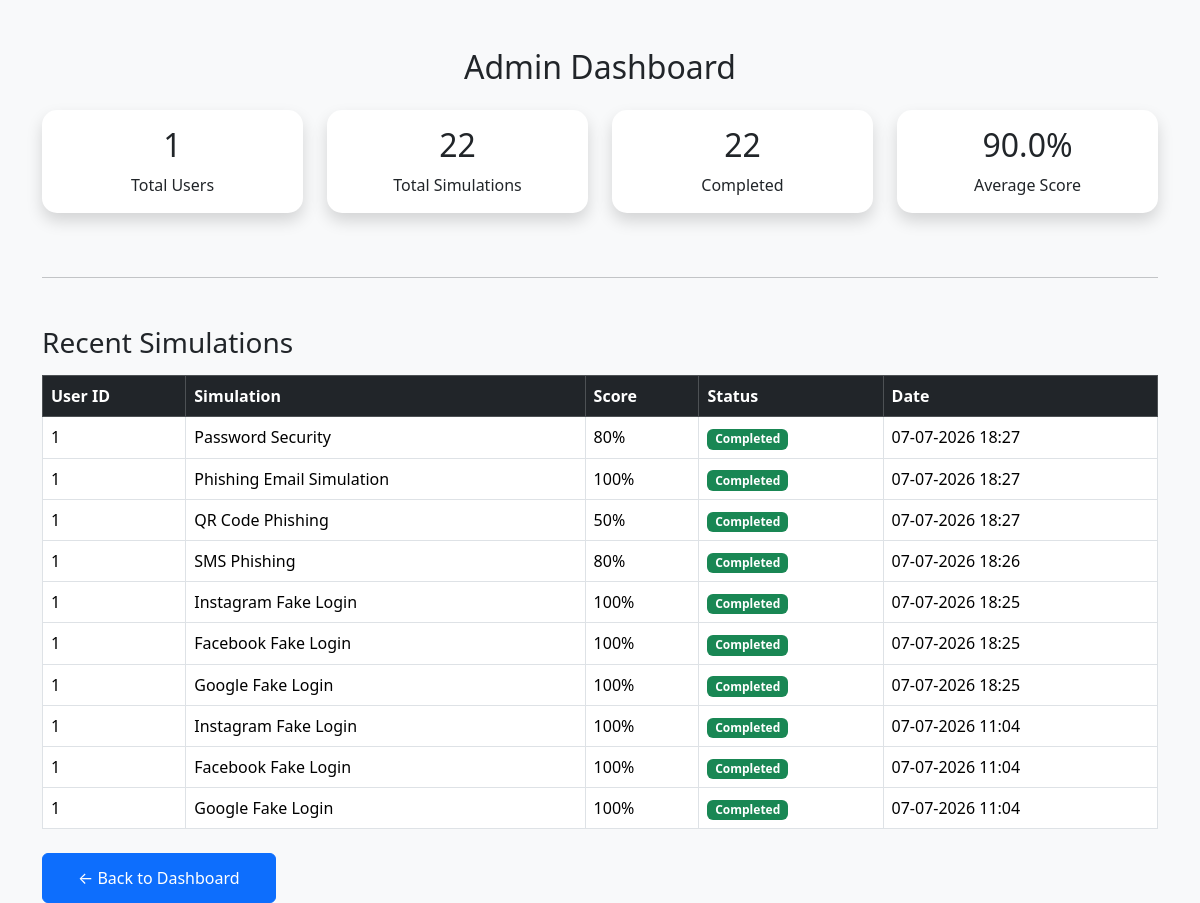
Page /admin/ (signed in) on the committed database.
### app/models/simulation.py (models this page shows, shortened)
class Simulation(db.Model):
    __tablename__ = "simulations"
    id = db.Column(db.Integer, primary_key=True)
    user_id = db.Column(
        db.Integer,
        db.ForeignKey("users.id"),
        nullable=False
    )
    simulation_name = db.Column(
        db.String(100),
        nullable=False
    )
    score = db.Column(
        db.Integer,
        default=0
    )
    status = db.Column(
        db.String(30),
        default="Completed"
    )
    created_at = db.Column(
        db.DateTime,
        default=datetime.utcnow
    )

### app/routes/admin.py (the view)
@admin.route("/")
@login_required
def home():
    total_users = User.query.count()
    total_simulations = Simulation.query.count()
    completed = Simulation.query.filter_by(
        status="Completed"
    ).count()
    average_score = 0
    if total_simulations:
        total_score = sum(sim.score for sim in Simulation.query.all())
        average_score = round(total_score / total_simulations, 2)
    recent_simulations = Simulation.query.order_by(
        Simulation.created_at.desc()
    ).limit(10).all()
    return render_template(
        "admin/dashboard.html",
        total_users=total_users,
        total_simulations=total_simulations,
        completed=completed,
        average_score=average_score,
       recent_simulations=recent_simulations
    )

### app/templates/admin/dashboard.html
{% extends "base.html" %}
{% block content %}
<div class="container mt-5">
    <h2 class="text-center mb-4">
        Admin Dashboard
    </h2>
    <div class="row">
        <div class="col-md-3 mb-3">
            <div class="card shadow text-center">
                <div class="card-body">
                    <h2>{{ total_users }}</h2>
                    <p class="mb-0">
                        Total Users
                    </p>
                </div>
            </div>
        </div>
        <div class="col-md-3 mb-3">
            <div class="card shadow text-center">
                <div class="card-body">
                    <h2>{{ total_simulations }}</h2>
                    <p class="mb-0">
                        Total Simulations
                    </p>
                </div>
            </div>
        </div>
        <div class="col-md-3 mb-3">
            <div class="card shadow text-center">
                <div class="card-body">
                    <h2>{{ completed }}</h2>
                    <p class="mb-0">
                        Completed
                    </p>
                </div>
            </div>
        </div>
        <div class="col-md-3 mb-3">
            <div class="card shadow text-center">
                <div class="card-body">
                    <h2>{{ average_score }}%</h2>
                    <p class="mb-0">
                        Average Score
                    </p>
                </div>
            </div>
        </div>
    </div>
    <hr class="my-5">
    <h3 class="mb-3">
        Recent Simulations
    </h3>
    <table class="table table-bordered table-hover">
        <thead class="table-dark">
            <tr>
                <th>User ID</th>
                <th>Simulation</th>
                <th>Score</th>
                <th>Status</th>
                <th>Date</th>
            </tr>
        </thead>
        <tbody>
            {% if recent_simulations %}
                {% for sim in recent_simulations %}
                <tr>
                    <td>{{ sim.user_id }}</td>
                    <td>{{ sim.simulation_name }}</td>
                    <td>{{ sim.score }}%</td>
                    <td>
                        <span class="badge bg-success">
                            {{ sim.status }}
                        </span>
                    </td>
                    <td>{{ sim.created_at.strftime("%d-%m-%Y %H:%M") }}</td>
                </tr>
                {% endfor %}
            {% else %}
                <tr>
                    <td colspan="5" class="text-center">
                        No simulations found.
                    </td>
                </tr>
            {% endif %}
        </tbody>
    </table>
    <div class="mt-4">
        <a href="{{ url_for('dashboard.home') }}" class="btn btn-primary">
            ← Back to Dashboard
        </a>
    </div>
</div>
{% endblock %}

### app/static/css/style.css (style rules this page uses)
body { background: #f4f7fa; }
.card { border: none; border-radius: 15px; transition: .3s; }
.btn { padding: 12px 35px; }

### rows in the picture
Simulation: user_id "1", simulation_name "Password Security", score "80", status "Completed", created_at "07-07-2026 18:27"
Simulation: user_id "1", simulation_name "Phishing Email Simulation", score "100", status "Completed", created_at "07-07-2026 18:27"
Simulation: user_id "1", simulation_name "QR Code Phishing", score "50", status "Completed", created_at "07-07-2026 18:27"
Simulation: user_id "1", simulation_name "SMS Phishing", score "80", status "Completed", created_at "07-07-2026 18:26"
Simulation: user_id "1", simulation_name "Instagram Fake Login", score "100", status "Completed", created_at "07-07-2026 18:25"
Simulation: user_id "1", simulation_name "Facebook Fake Login", score "100", status "Completed", created_at "07-07-2026 18:25"
Simulation: user_id "1", simulation_name "Google Fake Login", score "100", status "Completed", created_at "07-07-2026 18:25"
Simulation: user_id "1", simulation_name "Instagram Fake Login", score "100", status "Completed", created_at "07-07-2026 11:04"
Simulation: user_id "1", simulation_name "Facebook Fake Login", score "100", status "Completed", created_at "07-07-2026 11:04"
Simulation: user_id "1", simulation_name "Google Fake Login", score "100", status "Completed", created_at "07-07-2026 11:04"

### other values in the picture
{{ total_users }} "1"
{{ total_simulations }} "22"
{{ completed }} "22"
{{ average_score }} "90.0"
